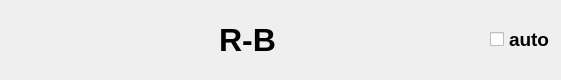
<?xml version="1.0" encoding="UTF-8"?>
<ui version="4.0">
 <class>DataPlotWidget</class>
 <widget class="QWidget" name="DataPlotWidget">
  <property name="geometry">
   <rect>
    <x>0</x>
    <y>0</y>
    <width>561</width>
    <height>80</height>
   </rect>
  </property>
  <property name="acceptDrops">
   <bool>true</bool>
  </property>
  <property name="windowTitle">
   <string>Plot</string>
  </property>
  <layout class="QVBoxLayout" name="verticalLayout">
   <property name="spacing">
    <number>0</number>
   </property>
   <property name="leftMargin">
    <number>0</number>
   </property>
   <property name="topMargin">
    <number>0</number>
   </property>
   <property name="rightMargin">
    <number>0</number>
   </property>
   <property name="bottomMargin">
    <number>0</number>
   </property>
   <item>
    <layout class="QHBoxLayout" name="dataPlotControls">
     <property name="spacing">
      <number>0</number>
     </property>
     <property name="leftMargin">
      <number>5</number>
     </property>
     <property name="topMargin">
      <number>5</number>
     </property>
     <property name="rightMargin">
      <number>5</number>
     </property>
     <property name="bottomMargin">
      <number>5</number>
     </property>
     <item>
      <spacer name="horizontalSpacer">
       <property name="orientation">
        <enum>Qt::Horizontal</enum>
       </property>
       <property name="sizeHint" stdset="0">
        <size>
         <width>40</width>
         <height>20</height>
        </size>
       </property>
      </spacer>
     </item>
     <item>
      <widget class="QLabel" name="label">
       <property name="font">
        <font>
         <pointsize>24</pointsize>
         <weight>75</weight>
         <bold>true</bold>
        </font>
       </property>
       <property name="text">
        <string>R-B</string>
       </property>
      </widget>
     </item>
     <item>
      <spacer name="horizontalSpacer_2">
       <property name="orientation">
        <enum>Qt::Horizontal</enum>
       </property>
       <property name="sizeHint" stdset="0">
        <size>
         <width>40</width>
         <height>20</height>
        </size>
       </property>
      </spacer>
     </item>
     <item>
      <widget class="QCheckBox" name="checkBox_auto">
       <property name="font">
        <font>
         <pointsize>14</pointsize>
         <weight>75</weight>
         <bold>true</bold>
        </font>
       </property>
       <property name="text">
        <string>auto</string>
       </property>
      </widget>
     </item>
    </layout>
   </item>
   <item>
    <layout class="QHBoxLayout" name="data_plot_layout">
     <property name="spacing">
      <number>0</number>
     </property>
    </layout>
   </item>
  </layout>
 </widget>
 <resources/>
 <connections/>
</ui>
